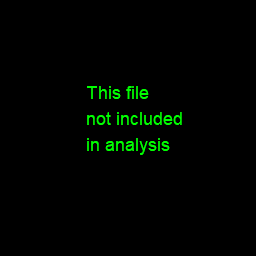
#> input picture filler-image-4ch.tif, 256 x 256 px
$ python greyscale-tiff-to-color-tiff.py filler-image-4ch.tif out.png --blueval 1.0 --redval 1.0
#> lines starting #> are read from the running program, lines starting #| are printed output that depends on the picture
#!/usr/bin/env python3
# Claude Sonnet 4.5, 2025.10.29
# Fixed get_cmap, Bjorn, 2025.10.29

"""
Apply rainbow colormap to greyscale TIFF files.
"""

import argparse
import sys
import numpy as np
import tifffile
import matplotlib as mpl
import matplotlib.pyplot as plt # Fallback for get_cmaps in older matplotlib

def create_colormap_image(cmap_name='rainbow', height=256, width=1024):
    """
    Create a visual representation of the colormap.

    Args:
        cmap_name: Name of the matplotlib colormap
        height: Height of the colormap image
        width: Width of the colormap image

    Returns:
        RGB image array of the colormap
    """

    try:
        cmap = mpl.colormaps.get_cmap(cmap_name)
    except AttributeError:
        cmap = plt.get_cmap(cmap_name)

    gradient = np.linspace(0, 1, width)
    gradient_2d = np.tile(gradient, (height, 1))
    colormap_image = cmap(gradient_2d)[:, :, :3]  # Remove alpha channel
    return (colormap_image * 255).astype(np.uint8)


def apply_colormap(input_path, output_path, freeval, boundval,
                   dry_run=False, verbose=False):
    """
    Apply rainbow colormap to a greyscale TIFF file.

    Args:
        input_path: Path to input TIFF file
        output_path: Path to output TIFF file
        freeval: Value to map to blue (low end of colormap)
        boundval: Value to map to red (high end of colormap)
        dry_run: If True, don't save output files
        verbose: If True, print progress information
    """
#> called with input_path = 'filler-image-4ch.tif', output_path = 'out.png', freeval = 1, boundval = 1, dry_run = False, verbose = False

    if verbose:
        print(f"Reading input file: {input_path}")

    # Read the input TIFF file
    try:
        data = tifffile.imread(input_path)
#> data is the input picture: shape (256, 256, 4); mean R, G, B, A 0, 4.4, 0, 255
    except Exception as e:
        print(f"Error reading input file: {e}", file=sys.stderr)
        sys.exit(1)

    if verbose:
        print(f"Input shape: {data.shape}")
        print(f"Input dtype: {data.dtype}")
        print(f"Data range: [{np.min(data):.6f}, {np.max(data):.6f}]")

    # Ensure data is float32
    if data.dtype != np.float32:
        if verbose:
            print(f"Converting from {data.dtype} to float32")
        data = data.astype(np.float32)

    if verbose:
        print(f"Normalizing data: freeval={freeval} (blue), boundval={boundval} (red)")

    # Normalize data to [0, 1] range based on freeval and boundval
    # freeval maps to 0 (blue), boundval maps to 1 (red)
    if boundval == freeval:
        print("Warning: freeval equals boundval, all values will map to the same color",
              file=sys.stderr)
        normalized = np.zeros_like(data)
    else:
        normalized = (data - freeval) / (boundval - freeval)
        normalized = np.clip(normalized, 0, 1)

    if verbose:
        print(f"Normalized range: [{np.min(normalized):.6f}, {np.max(normalized):.6f}]")

    # Apply rainbow colormap
    if verbose:
        print("Applying rainbow colormap")
    # For older versions of matplotlib.
    try:
        cmap = mpl.colormaps.get_cmap('rainbow')
    except AttributeError:
        cmap = plt.get_cmap('rainbow')

    colored_data = cmap(normalized)
#> normalized: shape (256, 256, 4) float32; every value is 0

    # Convert to 8-bit RGB (remove alpha channel)
    rgb_data = (colored_data[:, :, :3] * 255).astype(np.uint8)

    if verbose:
        print(f"Output shape: {rgb_data.shape}")
        print(f"Output dtype: {rgb_data.dtype}")

    if dry_run:
        if verbose:
            print(f"Dry run mode: skipping {output_path} save")
        return

    # Save the colored TIFF
    if verbose:
        print(f"Saving output file: {output_path}")

    try:
        tifffile.imwrite(output_path, rgb_data, photometric='rgb')
    except Exception as e:
        print(f"Error writing output file: {e}", file=sys.stderr)
        sys.exit(1)

    # Save the colormap
    colormap_path = output_path + ".colormap.tiff"
    if verbose:
        print(f"Saving colormap: {colormap_path}")

    try:
        colormap_image = create_colormap_image('rainbow')
        tifffile.imwrite(colormap_path, colormap_image, photometric='rgb')
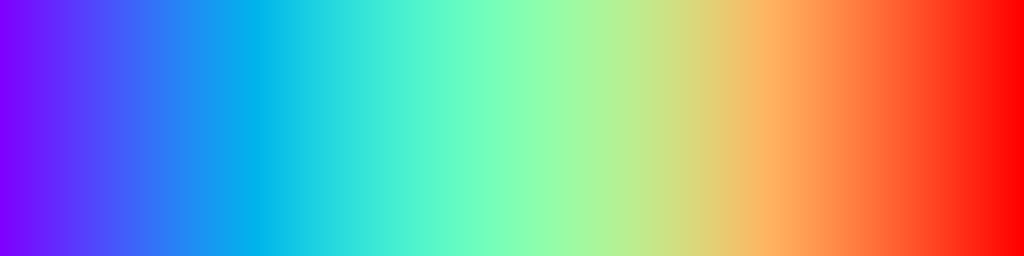
#> saved as out.png.colormap.tiff: shape (256, 1024, 3); mean R, G, B 143.2, 161.2, 161.7
    except Exception as e:
        print(f"Error writing colormap file: {e}", file=sys.stderr)
        sys.exit(1)

    if verbose:
        print("Done!")


def main():
    parser = argparse.ArgumentParser(
        description='Apply rainbow colormap to greyscale TIFF files.',
        formatter_class=argparse.RawDescriptionHelpFormatter,
        epilog="""
Example:
  %(prog)s input.tif output.tif --freeval 0.0 --boundval 1.0 --verbose
        """
    )

    parser.add_argument('input', help='Input TIFF file path')
    parser.add_argument('output', help='Output TIFF file path')
    parser.add_argument('--freeval', '--blueval', type=float, required=True,
                       help='Value to map to blue (low end of colormap)')
    parser.add_argument('--boundval', '--redval', type=float, required=True,
                       help='Value to map to red (high end of colormap)')
    parser.add_argument('--dry-run', action='store_true',
                       help='Process data but do not save output files')
    parser.add_argument('--verbose', action='store_true',
                       help='Print progress information')

    args = parser.parse_args()

    apply_colormap(
        args.input,
        args.output,
        args.freeval,
        args.boundval,
        dry_run=args.dry_run,
        verbose=args.verbose
    )


if __name__ == '__main__':
    main()
